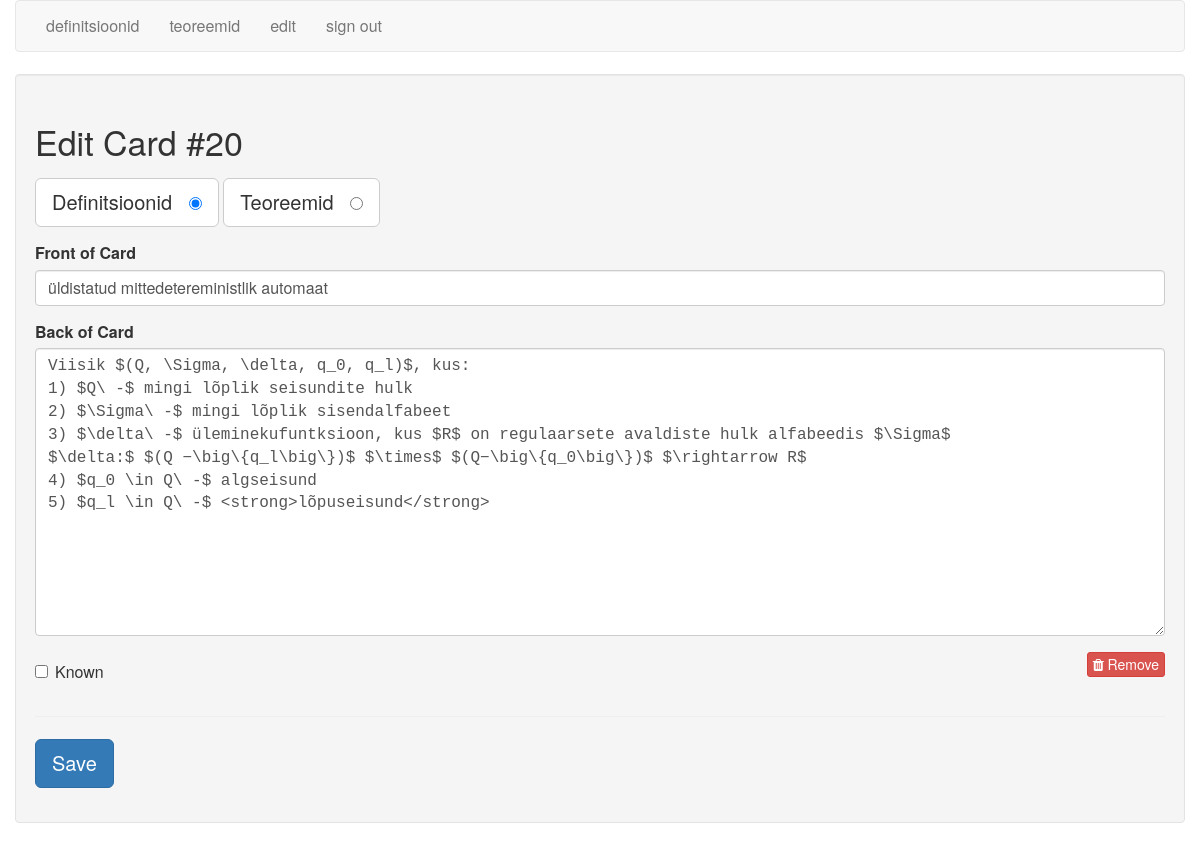
The app's page /edit/20 (signed in) with its own data.
### tables this page shows
CREATE TABLE cards (
  id integer primary key autoincrement,
  type tinyint not null, /* 1 for vocab, 2 for code */
  front text not null,
  back text not null,
  known boolean default 0
);

### flash_cards.py (the view)
@app.route('/edit/<card_id>')
def edit(card_id):
    if not session.get('logged_in'):
        return redirect(url_for('login'))
    db = get_db()
    query = '''
        SELECT id, type, front, back, known
        FROM cards
        WHERE id = ?
    '''
    cur = db.execute(query, [card_id])
    card = cur.fetchone()
    return render_template('edit.html', card=card)

### flash_cards.py (called while the page is built)
def connect_db():
    rv = sqlite3.connect(app.config['DATABASE'])
    rv.row_factory = sqlite3.Row
    return rv

def get_db():
    if not hasattr(g, 'sqlite_db'):
        g.sqlite_db = connect_db()
    return g.sqlite_db

### templates/edit.html (shortened to what this page needs)
{% extends "layout.html" %}
{% block body %}
    <div class="well">
        <h2>Edit Card #{{ card.id }}</h2>
        <form action="{{ url_for('edit_card') }}" method="post" class="cardForm">
            <div class="form-group">
                <label for="general" class="btn btn-default btn-lg">Definitsioonid &nbsp;
                    <input type="radio" name="type" value="1"
                           id="general" {{ "checked" if (card.type == 1) else "" }} />
                </label>
                <label for="code" class="btn btn-default btn-lg">Teoreemid &nbsp;
                    <input type="radio" name="type" value="2" id="code" {{ "checked" if (card.type == 2) else "" }} />
                </label>
            </div>
            <div class="form-group">
                <label for="front">Front of Card</label>
                <input type="text" name="front" id="front" class="form-control" value="{{ card.front|e }}">
            </div>
            <div class="form-group">
                <label for="back">Back of Card</label>
                <textarea name="back"
                          class="form-control"
                          id="back"
                          placeholder="back of card"
                          rows="12">{{ card.back|e }}</textarea>
            </div>
            <div class="row">
                <div class="col-xs-6">
                    <div class="checkbox">
                        <label>
                            <input type="checkbox" name="known"
                                   value="1" {{ "checked" if (card.known == 1) else "" }} /> Known
                        </label>
                    </div>
                </div>
                <div class="col-xs-6 text-right">
                    <a href="{{ url_for('delete', card_id=card.id) }}" class="btn btn-danger btn-xs">
                        <i class="fa fa-trash"></i>
                        Remove
                    </a>
                </div>
            </div>
            <hr/>
            <div class="form-group">
                <button type="submit" class="saveButton btn btn-lg btn-primary">Save</button>
            </div>
        </form>
    </div>
{% endblock %}

### static/style.css (style rules this page uses)
textarea { font-family: monospace; }

### records on screen
cards: id "20", front "üldistatud mittedetereministlik automaat", back "Viisik $(Q, \\Sigma, \\delta, q_0, q_l)$, kus: 1) $Q\\ -$ mingi lõplik seisundite hulk 2) $\\Sigma\\ -$ mingi lõplik sisendalfabeet 3) $\\delta\\ -$ üleminekufuntksioon, kus $R$ on regulaarsete avaldiste hulk alfabeedis $\\Sigma$ $\\delta:$ $(Q −\\big\\{q_l\\big\\})$ $\\times$ $(Q−\\big\\{q_0\\big\\})$ $\\rightarrow R$ 4) $q_0 \\in Q\\ -$ algseisund 5) $q_l \\in Q\\ -$ <strong>lõpuseisund</strong>"
